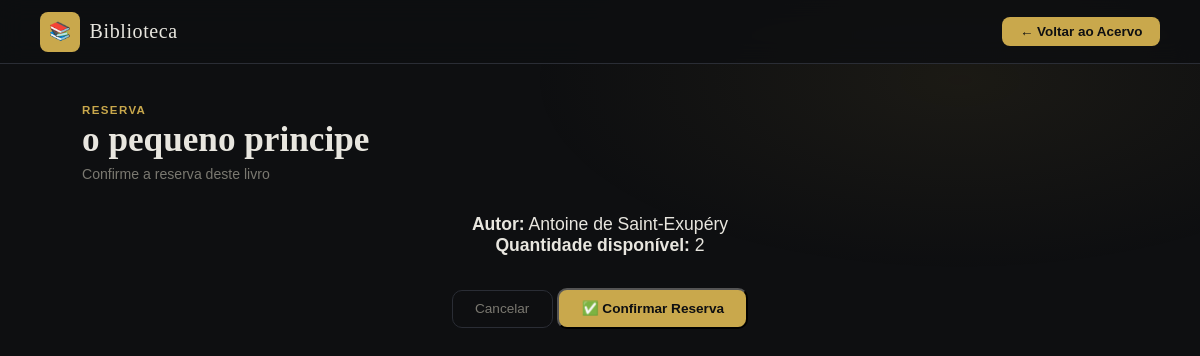
Screenshot of /reservar/2/ with the database file from the repository.
### livros/models.py (models this page shows, shortened)
class Livro(models.Model):
    GENEROS = [
        ('ficcao',     'Ficção'),
        ('nao_ficcao', 'Não-ficção'),
        ('romance',    'Romance'),
        ('aventura',   'Aventura'),
        ('ciencia',    'Ciência'),
        ('historia',   'História'),
        ('infantil',   'Infantil'),
        ('outros',     'Outros'),
    ]
    titulo     = models.CharField(max_length=200)
    autor      = models.CharField(max_length=200)
    isbn       = models.CharField(max_length=17, blank=True)
    ano        = models.IntegerField(null=True, blank=True)
    genero     = models.CharField(max_length=20, choices=GENEROS, blank=True)
    quantidade = models.IntegerField(default=1)
    sinopse    = models.TextField(blank=True)
    capa       = models.ImageField(upload_to='capas/', blank=True, null=True)
    cadastrado_em = models.DateTimeField(auto_now_add=True)

### livros/views.py (the view, shortened to what this page needs)
# urls.py: path('reservar/<int:livro_id>/', views.reservar_livro, name='reservar_livro'),
def reservar_livro(request, livro_id):
    livro = get_object_or_404(Livro, id=livro_id)
    return render(request, 'livros/reservar_livro.html', {'livro': livro})

### livros/templates/livros/reservar_livro.html (shortened to what this page needs)
<!DOCTYPE html>
<html lang="pt-BR">
<head>
  {% load static %}
  <link rel="stylesheet" href="{% static 'css/style.css' %}"/>
  <link rel="stylesheet" href="{% static 'css/acervo.css' %}"/>
</head>
<body>
  <nav class="navbar">
    <div class="nav-logo">
      <div class="logo-icon">📚</div>
      <span class="logo-text">Biblioteca</span>
    </div>
    <a href="{% url 'acervo' %}" class="nav-btn">← Voltar ao Acervo</a>
  </nav>
  <main class="main-content">
    <div class="page-header">
      <div>
        <p class="page-label">RESERVA</p>
        <h1 class="page-title">{{ livro.titulo }}</h1>
        <p class="page-sub">Confirme a reserva deste livro</p>
      </div>
    </div>
    <div class="form-card" style="max-width: 600px; margin: 0 auto; text-align: center;">
      <p style="font-size: 1.1rem; margin: 2rem 0;">
        <strong>Autor:</strong> {{ livro.autor }}<br>
        <strong>Quantidade disponível:</strong> {{ livro.quantidade }}
      </p>
      <form method="POST">
        <div class="form-actions">
          <a href="{% url 'acervo' %}" class="btn-outline">Cancelar</a>
          <button type="submit" class="btn-gold">✅ Confirmar Reserva</button>
        </div>
      </form>
    </div>
  </main>
</body>
</html>

### static/css/style.css (style rules this page uses)
*, *::before, *::after { box-sizing: border-box; margin: 0; padding: 0; }
:root { --bg: #0e0f11; --panel: #16181c; --border: #2a2d35; --accent: #c9a84c; --accent2: #e8c96e; --text: #e8e6df; --muted: #7a7870; --error: #e05c5c; --success: #5cba8a; --input-bg: #1d1f25; --radius: 10px; }
body { background: var(--bg); color: var(--text); font-family: 'DM Sans', sans-serif; min-height: 100vh; display: flex; align-items: center; justify-content: center; padding: 2rem 1rem; overflow-x: hidden; }
body::before { content: ''; position: fixed; inset: 0; background: radial-gradient(ellipse 60% 50% at 70% 20%, rgba(201,168,76,0.08) 0%, transparent 60%), radial-gradient(ellipse 50% 40% at 10% 80%, rgba(201,168,76,0.05) 0%, transparent 55%); pointer-events: none; z-index: 0; }
.logo-icon { width: 40px; height: 40px; background: var(--accent); border-radius: 8px; display: flex; align-items: center; justify-content: center; font-size: 1.1rem; }
.logo-text { font-family: 'Playfair Display', serif; font-size: 1.25rem; letter-spacing: 0.03em; color: var(--text); }

### static/css/acervo.css (style rules this page uses)
body { display: block; padding: 0; min-height: 100vh; background: var(--bg); }
body::before { content: ''; position: fixed; inset: 0; background: radial-gradient(ellipse 60% 40% at 80% 10%, rgba(201,168,76,0.07) 0%, transparent 60%), radial-gradient(ellipse 40% 50% at 5% 90%, rgba(201,168,76,0.04) 0%, transparent 55%); pointer-events: none; z-index: 0; }
.navbar { position: sticky; top: 0; z-index: 100; display: flex; align-items: center; justify-content: space-between; padding: 0 2.5rem; height: 64px; background: rgba(14,15,17,0.85); backdrop-filter: blur(12px); border-bottom: 1px solid var(--border); animation: fadeDown 0.5s ease both; }
.nav-logo { display: flex; align-items: center; gap: 0.6rem; text-decoration: none; }
.nav-btn { padding: 0.45rem 1.1rem; background: var(--accent); color: #0e0f11; font-size: 0.84rem; font-weight: 700; border-radius: 8px; text-decoration: none; transition: all 0.2s; }
.main-content { position: relative; z-index: 1; max-width: 1100px; margin: 0 auto; padding: 2.5rem 2rem 4rem; animation: fadeUp 0.6s ease both; }
.page-header { display: flex; align-items: flex-start; justify-content: space-between; margin-bottom: 2rem; gap: 1rem; flex-wrap: wrap; }
.page-label { font-size: 0.72rem; font-weight: 600; letter-spacing: 0.12em; color: var(--accent); margin-bottom: 0.3rem; }
.page-title { font-family: 'Playfair Display', serif; font-size: 2.2rem; font-weight: 900; color: var(--text); line-height: 1.1; }
.page-sub { font-size: 0.88rem; color: var(--muted); margin-top: 0.4rem; }
.btn-gold { display: inline-flex; align-items: center; gap: 0.4rem; padding: 0.65rem 1.4rem; background: var(--accent); color: #0e0f11; font-family: 'DM Sans', sans-serif; font-size: 0.85rem; font-weight: 700; border-radius: 10px; text-decoration: none; transition: all 0.2s; white-space: nowrap; }
.btn-outline { display: inline-flex; align-items: center; padding: 0.65rem 1.4rem; border: 1px solid var(--border); color: var(--muted); font-size: 0.85rem; font-weight: 500; border-radius: 10px; text-decoration: none; transition: all 0.2s; white-space: nowrap; }

### rows the page displays
Livro: titulo "o pequeno principe", autor "Antoine de Saint-Exupéry", quantidade "2"
